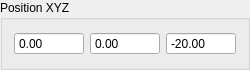
              <widget class="QGroupBox" name="cameraPosBox">
               <property name="maximumSize">
                <size>
                 <width>16777215</width>
                 <height>70</height>
                </size>
               </property>
               <property name="title">
                <string>Position XYZ</string>
               </property>
               <property name="flat">
                <bool>true</bool>
               </property>
               <property name="checkable">
                <bool>false</bool>
               </property>
               <layout class="QHBoxLayout" name="horizontalLayout_3">
                <item>
                 <widget class="QDoubleSpinBox" name="camPosXSpin">
                  <property name="maximumSize">
                   <size>
                    <width>70</width>
                    <height>16777215</height>
                   </size>
                  </property>
                  <property name="buttonSymbols">
                   <enum>QAbstractSpinBox::ButtonSymbols::NoButtons</enum>
                  </property>
                  <property name="accelerated">
                   <bool>true</bool>
                  </property>
                  <property name="minimum">
                   <double>-10000000000000000000000.000000000000000</double>
                  </property>
                  <property name="maximum">
                   <double>9999999999999999455752309870428160.000000000000000</double>
                  </property>
                 </widget>
                </item>
                <item>
                 <widget class="QDoubleSpinBox" name="camPosYSpin">
                  <property name="maximumSize">
                   <size>
                    <width>70</width>
                    <height>16777215</height>
                   </size>
                  </property>
                  <property name="buttonSymbols">
                   <enum>QAbstractSpinBox::ButtonSymbols::NoButtons</enum>
                  </property>
                  <property name="accelerated">
                   <bool>true</bool>
                  </property>
                  <property name="minimum">
                   <double>-10000000000000000000000.000000000000000</double>
                  </property>
                  <property name="maximum">
                   <double>9999999999999999455752309870428160.000000000000000</double>
                  </property>
                 </widget>
                </item>
                <item>
                 <widget class="QDoubleSpinBox" name="camPosZSpin">
                  <property name="maximumSize">
                   <size>
                    <width>70</width>
                    <height>16777215</height>
                   </size>
                  </property>
                  <property name="buttonSymbols">
                   <enum>QAbstractSpinBox::ButtonSymbols::NoButtons</enum>
                  </property>
                  <property name="accelerated">
                   <bool>true</bool>
                  </property>
                  <property name="minimum">
                   <double>-10000000000000000000000.000000000000000</double>
                  </property>
                  <property name="maximum">
                   <double>9999999999999999455752309870428160.000000000000000</double>
                  </property>
                  <property name="value">
                   <double>-20.000000000000000</double>
                  </property>
                 </widget>
                </item>
               </layout>
              </widget>
